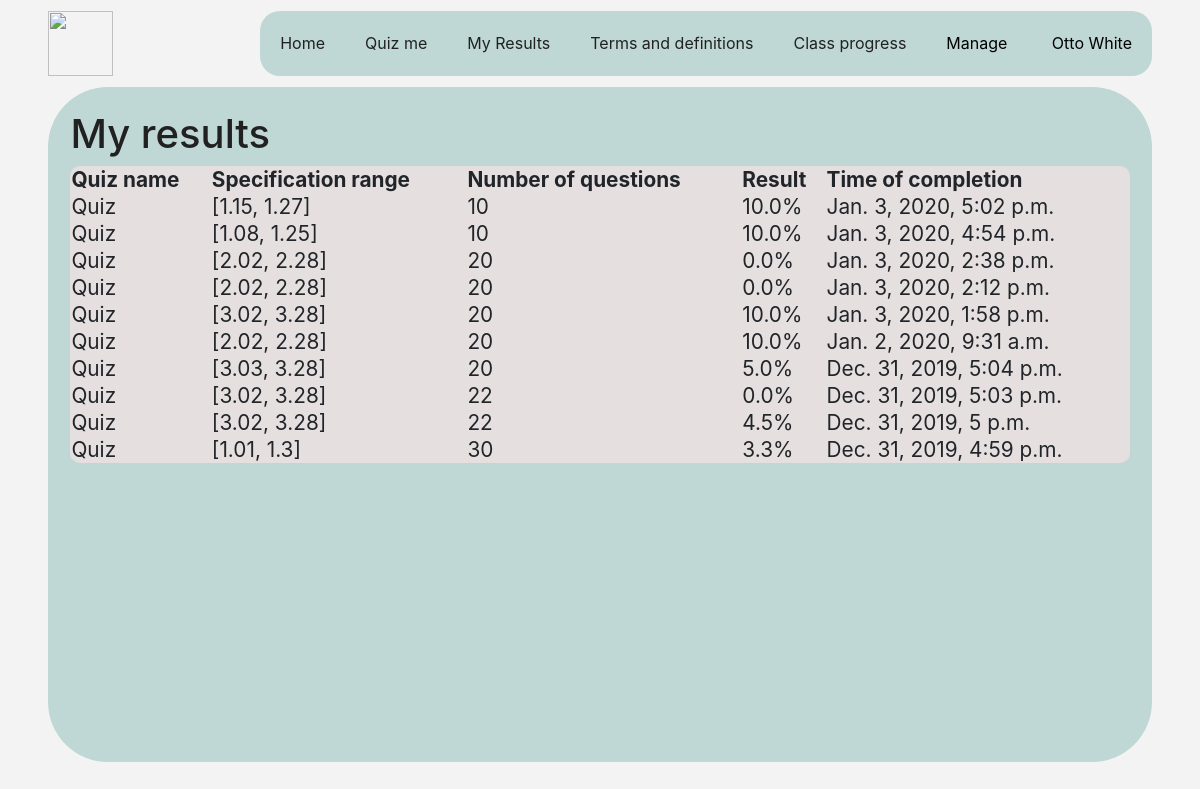
Page /my_results (signed in) on the earlier database version.
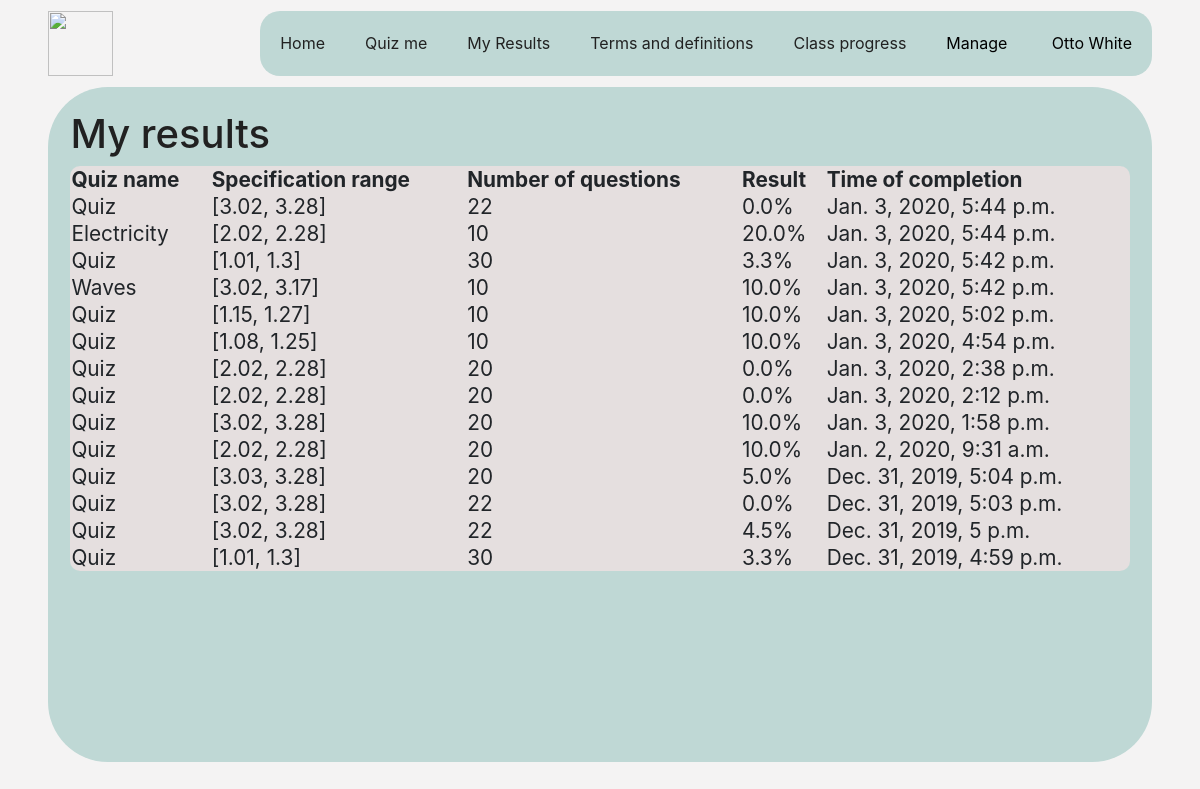
Same page on the later database version.
### main_app/models.py (models this page shows, shortened)
class QuizResult(models.Model):
    result_id           = models.AutoField(primary_key=True)
    quiz                = models.ForeignKey(Quiz, on_delete=models.CASCADE)
    user                = models.ForeignKey(users_models.User, on_delete=models.CASCADE)
    percentage_correct  = models.FloatField()
    completed_on        = models.DateTimeField(auto_now_add=True)

class Quiz(models.Model):
    quiz_id                 = models.AutoField(primary_key=True)
    quiz_name               = models.TextField()
    specification_range     = models.TextField()  # maybe change later
    no_questions            = models.IntegerField()

### main_app/views.py (the view)
# urls.py: path('my_results', ViewResultsView.as_view(), name="main-view-results"),
class ViewResultsView(LoginRequiredTemplateView):
    template_name = 'main_app/view_results.html'
    def get(self, request):
        current_user = request.user
        args = {
            'title': 'My Results',
            'results': QuizResult.objects.filter(user=current_user).order_by('-completed_on')
        }
        return render(request, self.template_name, args)

### main_app/templates/main_app/view_results.html (shortened to what this page needs)
{% extends "main_app/logged_in.html" %}
{% block content %}
    <h1>My results</h1>
    {% if results %}
    <table id='results-table'>
        <tr>
            <th>Quiz name</th>
            <th>Specification range</th>
            <th>Number of questions</th>
            <th>Result</th>
            <th>Time of completion</th>
        </tr>
        {% for result in results %}
            <tr>
                <td>{{ result.quiz.quiz_name }}</td>
                <td>{{ result.quiz.specification_range }}</td>
                <td>{{ result.quiz.no_questions }}</td>
                <td>{{ result.percentage_correct }}%</td>
                <td>{{ result.completed_on }}</td>
            </tr>
        {% endfor %}
    </table>
    {% else %}
        <p>
            You have no results to display.
        </p>
    {% endif %}
{% endblock content %}

Differences in the rows shown:
added QuizResult: quiz.quiz_name "Quiz", quiz.specification_range "[3.02, 3.28]", quiz.no_questions "22", percentage_correct "0.0", completed_on "Jan. 3, 2020, 5:44 p.m."
added QuizResult: quiz.quiz_name "Electricity", quiz.specification_range "[2.02, 2.28]", quiz.no_questions "10", percentage_correct "20.0", completed_on "Jan. 3, 2020, 5:44 p.m."
added QuizResult: quiz.quiz_name "Quiz", quiz.specification_range "[1.01, 1.3]", quiz.no_questions "30", percentage_correct "3.3", completed_on "Jan. 3, 2020, 5:42 p.m."
added QuizResult: quiz.quiz_name "Waves", quiz.specification_range "[3.02, 3.17]", quiz.no_questions "10", percentage_correct "10.0", completed_on "Jan. 3, 2020, 5:42 p.m."
